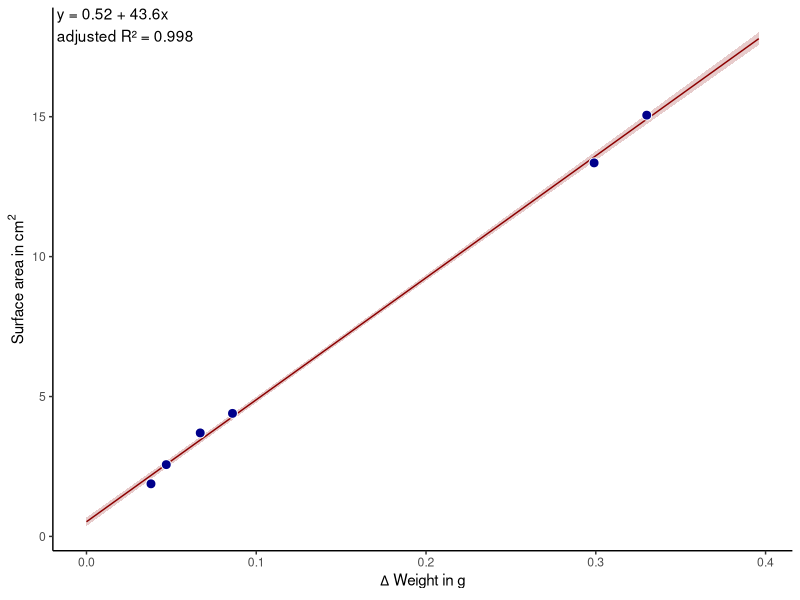

This figure's R source:
## ---- chunk 1
#| include: false
library(here)
library(tidyverse)

# Read data
dat_calib <-  read.csv(here("data/2025_01_03_weight_area_calibration.csv"))

# Calculate difference
dat_calib <- dat_calib %>% 
  mutate(diff = w_2 - w_1,
         surface_area_cm2 = surface_area_mm2 / 100)

## ---- chunk 2
#| echo: false
#Model
mod <- lm(surface_area_cm2 ~ diff, data = dat_calib)

model_summary <- paste0(" y = ", round(coef(mod)[1], 2), " + ", round(coef(mod)[2], 2), "x\n",
                        " adjusted R² = ", round(summary(mod)$adj.r.squared, 3))


pred_calib <- data.frame(diff = seq(0,
                                    max(dat_calib$diff*1.2),
                                    length = 100))

pred_calib <- bind_cols(predict(mod, newdata = pred_calib, se.fit = T),
                        pred_calib)


dat_calib %>% 
  ggplot(aes(x = diff))+
  geom_ribbon(data = pred_calib, aes(ymin = fit - se.fit, ymax = fit + se.fit),
              fill = "darkred", alpha = .2)+
  geom_line(data = pred_calib, aes(y = fit),
              col = "darkred")+
  geom_point(aes(y = surface_area_cm2),
             fill = "darkblue", size = 3, shape = 21, col = "white")+
  annotate(geom = "text",x = -Inf, y = Inf, label = model_summary,
            hjust = 0, vjust = 1)+
  labs(y = expression("Surface area in"~cm^2), x = expression(Delta~"Weight in g"))+
  theme_classic()
